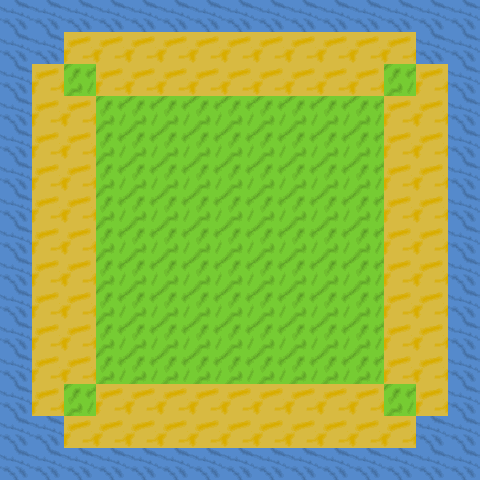

The image is a tile-based game level rendered from a .tmx file. Its description and complete source (layers, tilesets, objects, tile grids) follow:
An orthogonal 15x15 tile map with 32x32 px tiles, 1 tile layer (Tile Layer 1).

<map version="1.0" orientation="orthogonal" renderorder="right-down" width="15" height="15" tilewidth="32" tileheight="32" nextobjectid="1">
 <tileset firstgid="1" name="Tiles" tilewidth="32" tileheight="32">
  <tile id="0">
   <image width="32" height="32" source="Grass.png" />
  </tile>
  <tile id="1">
   <image width="32" height="32" source="Sand.png" />
  </tile>
  <tile id="2">
   <image width="32" height="32" source="Water.png" />
  </tile>
 </tileset>
 <layer name="Tile Layer 1" width="15" height="15">
  <data>
   <tile gid="3" />
   <tile gid="3" />
   <tile gid="3" />
   <tile gid="3" />
   <tile gid="3" />
   <tile gid="3" />
   <tile gid="3" />
   <tile gid="3" />
   <tile gid="3" />
   <tile gid="3" />
   <tile gid="3" />
   <tile gid="3" />
   <tile gid="3" />
   <tile gid="3" />
   <tile gid="3" />
   <tile gid="3" />
   <tile gid="3" />
   <tile gid="2" />
   <tile gid="2" />
   <tile gid="2" />
   <tile gid="2" />
   <tile gid="2" />
   <tile gid="2" />
   <tile gid="2" />
   <tile gid="2" />
   <tile gid="2" />
   <tile gid="2" />
   <tile gid="2" />
   <tile gid="3" />
   <tile gid="3" />
   <tile gid="3" />
   <tile gid="2" />
   <tile gid="1" />
   <tile gid="2" />
   <tile gid="2" />
   <tile gid="2" />
   <tile gid="2" />
   <tile gid="2" />
   <tile gid="2" />
   <tile gid="2" />
   <tile gid="2" />
   <tile gid="2" />
   <tile gid="1" />
   <tile gid="2" />
   <tile gid="3" />
   <tile gid="3" />
   <tile gid="2" />
   <tile gid="2" />
   <tile gid="1" />
   <tile gid="1" />
   <tile gid="1" />
   <tile gid="1" />
   <tile gid="1" />
   <tile gid="1" />
   <tile gid="1" />
   <tile gid="1" />
   <tile gid="1" />
   <tile gid="2" />
   <tile gid="2" />
   <tile gid="3" />
   <tile gid="3" />
   <tile gid="2" />
   <tile gid="2" />
   <tile gid="1" />
   <tile gid="1" />
   <tile gid="1" />
   <tile gid="1" />
   <tile gid="1" />
   <tile gid="1" />
   <tile gid="1" />
   <tile gid="1" />
   <tile gid="1" />
   <tile gid="2" />
   <tile gid="2" />
   <tile gid="3" />
   <tile gid="3" />
   <tile gid="2" />
   <tile gid="2" />
   <tile gid="1" />
   <tile gid="1" />
   <tile gid="1" />
   <tile gid="1" />
   <tile gid="1" />
   <tile gid="1" />
   <tile gid="1" />
   <tile gid="1" />
   <tile gid="1" />
   <tile gid="2" />
   <tile gid="2" />
   <tile gid="3" />
   <tile gid="3" />
   <tile gid="2" />
   <tile gid="2" />
   <tile gid="1" />
   <tile gid="1" />
   <tile gid="1" />
   <tile gid="1" />
   <tile gid="1" />
   <tile gid="1" />
   <tile gid="1" />
   <tile gid="1" />
   <tile gid="1" />
   <tile gid="2" />
   <tile gid="2" />
   <tile gid="3" />
   <tile gid="3" />
   <tile gid="2" />
   <tile gid="2" />
   <tile gid="1" />
   <tile gid="1" />
   <tile gid="1" />
   <tile gid="1" />
   <tile gid="1" />
   <tile gid="1" />
   <tile gid="1" />
   <tile gid="1" />
   <tile gid="1" />
   <tile gid="2" />
   <tile gid="2" />
   <tile gid="3" />
   <tile gid="3" />
   <tile gid="2" />
   <tile gid="2" />
   <tile gid="1" />
   <tile gid="1" />
   <tile gid="1" />
   <tile gid="1" />
   <tile gid="1" />
   <tile gid="1" />
   <tile gid="1" />
   <tile gid="1" />
   <tile gid="1" />
   <tile gid="2" />
   <tile gid="2" />
   <tile gid="3" />
   <tile gid="3" />
   <tile gid="2" />
   <tile gid="2" />
   <tile gid="1" />
   <tile gid="1" />
   <tile gid="1" />
   <tile gid="1" />
   <tile gid="1" />
   <tile gid="1" />
   <tile gid="1" />
   <tile gid="1" />
   <tile gid="1" />
   <tile gid="2" />
   <tile gid="2" />
   <tile gid="3" />
   <tile gid="3" />
   <tile gid="2" />
   <tile gid="2" />
   <tile gid="1" />
   <tile gid="1" />
   <tile gid="1" />
   <tile gid="1" />
   <tile gid="1" />
   <tile gid="1" />
   <tile gid="1" />
   <tile gid="1" />
   <tile gid="1" />
   <tile gid="2" />
   <tile gid="2" />
   <tile gid="3" />
   <tile gid="3" />
   <tile gid="2" />
   <tile gid="2" />
   <tile gid="1" />
   <tile gid="1" />
   <tile gid="1" />
   <tile gid="1" />
   <tile gid="1" />
   <tile gid="1" />
   <tile gid="1" />
   <tile gid="1" />
   <tile gid="1" />
   <tile gid="2" />
   <tile gid="2" />
   <tile gid="3" />
   <tile gid="3" />
   <tile gid="2" />
   <tile gid="1" />
   <tile gid="2" />
   <tile gid="2" />
   <tile gid="2" />
   <tile gid="2" />
   <tile gid="2" />
   <tile gid="2" />
   <tile gid="2" />
   <tile gid="2" />
   <tile gid="2" />
   <tile gid="1" />
   <tile gid="2" />
   <tile gid="3" />
   <tile gid="3" />
   <tile gid="3" />
   <tile gid="2" />
   <tile gid="2" />
   <tile gid="2" />
   <tile gid="2" />
   <tile gid="2" />
   <tile gid="2" />
   <tile gid="2" />
   <tile gid="2" />
   <tile gid="2" />
   <tile gid="2" />
   <tile gid="2" />
   <tile gid="3" />
   <tile gid="3" />
   <tile gid="3" />
   <tile gid="3" />
   <tile gid="3" />
   <tile gid="3" />
   <tile gid="3" />
   <tile gid="3" />
   <tile gid="3" />
   <tile gid="3" />
   <tile gid="3" />
   <tile gid="3" />
   <tile gid="3" />
   <tile gid="3" />
   <tile gid="3" />
   <tile gid="3" />
   <tile gid="3" />
  </data>
 </layer>
</map>
